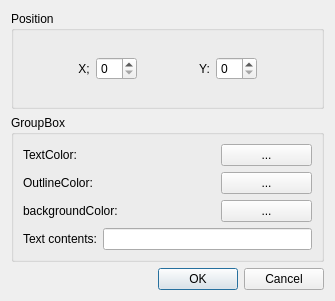
<?xml version="1.0" encoding="UTF-8"?>
<ui version="4.0">
 <class>Dialog</class>
 <widget class="QDialog" name="Dialog">
  <property name="geometry">
   <rect>
    <x>0</x>
    <y>0</y>
    <width>335</width>
    <height>301</height>
   </rect>
  </property>
  <property name="windowTitle">
   <string>Dialog</string>
  </property>
  <layout class="QVBoxLayout" name="verticalLayout_7">
   <item>
    <layout class="QVBoxLayout" name="verticalLayout_6">
     <item>
      <widget class="QGroupBox" name="groupBox">
       <property name="title">
        <string>Position</string>
       </property>
       <layout class="QHBoxLayout" name="horizontalLayout_6">
        <item>
         <spacer name="horizontalSpacer">
          <property name="orientation">
           <enum>Qt::Horizontal</enum>
          </property>
          <property name="sizeHint" stdset="0">
           <size>
            <width>37</width>
            <height>20</height>
           </size>
          </property>
         </spacer>
        </item>
        <item>
         <layout class="QHBoxLayout" name="horizontalLayout">
          <item>
           <widget class="QLabel" name="label">
            <property name="text">
             <string>X;</string>
            </property>
            <property name="alignment">
             <set>Qt::AlignCenter</set>
            </property>
           </widget>
          </item>
          <item>
           <widget class="QSpinBox" name="spinBox"/>
          </item>
         </layout>
        </item>
        <item>
         <spacer name="horizontalSpacer_2">
          <property name="orientation">
           <enum>Qt::Horizontal</enum>
          </property>
          <property name="sizeHint" stdset="0">
           <size>
            <width>38</width>
            <height>20</height>
           </size>
          </property>
         </spacer>
        </item>
        <item>
         <layout class="QHBoxLayout" name="horizontalLayout_2">
          <item>
           <widget class="QLabel" name="label_2">
            <property name="text">
             <string>Y:</string>
            </property>
            <property name="alignment">
             <set>Qt::AlignCenter</set>
            </property>
           </widget>
          </item>
          <item>
           <widget class="QSpinBox" name="spinBox_2"/>
          </item>
         </layout>
        </item>
        <item>
         <spacer name="horizontalSpacer_3">
          <property name="orientation">
           <enum>Qt::Horizontal</enum>
          </property>
          <property name="sizeHint" stdset="0">
           <size>
            <width>37</width>
            <height>20</height>
           </size>
          </property>
         </spacer>
        </item>
       </layout>
       <zorder>horizontalSpacer</zorder>
       <zorder>horizontalSpacer_2</zorder>
       <zorder>horizontalSpacer_3</zorder>
      </widget>
     </item>
     <item>
      <widget class="QGroupBox" name="groupBox_2">
       <property name="title">
        <string>GroupBox</string>
       </property>
       <layout class="QVBoxLayout" name="verticalLayout_5">
        <item>
         <layout class="QVBoxLayout" name="verticalLayout_4">
          <item>
           <layout class="QHBoxLayout" name="horizontalLayout_3">
            <item>
             <layout class="QVBoxLayout" name="verticalLayout">
              <item>
               <widget class="QLabel" name="label_3">
                <property name="text">
                 <string>TextColor:</string>
                </property>
               </widget>
              </item>
              <item>
               <widget class="QLabel" name="label_4">
                <property name="text">
                 <string>OutlineColor:</string>
                </property>
               </widget>
              </item>
              <item>
               <widget class="QLabel" name="label_5">
                <property name="text">
                 <string>backgroundColor:</string>
                </property>
               </widget>
              </item>
             </layout>
            </item>
            <item>
             <layout class="QVBoxLayout" name="verticalLayout_2">
              <item>
               <widget class="QLabel" name="label_6">
                <property name="minimumSize">
                 <size>
                  <width>71</width>
                  <height>16</height>
                 </size>
                </property>
                <property name="text">
                 <string/>
                </property>
               </widget>
              </item>
              <item>
               <widget class="QLabel" name="label_7">
                <property name="minimumSize">
                 <size>
                  <width>71</width>
                  <height>16</height>
                 </size>
                </property>
                <property name="text">
                 <string/>
                </property>
               </widget>
              </item>
              <item>
               <widget class="QLabel" name="label_8">
                <property name="minimumSize">
                 <size>
                  <width>71</width>
                  <height>16</height>
                 </size>
                </property>
                <property name="text">
                 <string/>
                </property>
               </widget>
              </item>
             </layout>
            </item>
            <item>
             <layout class="QVBoxLayout" name="verticalLayout_3">
              <item>
               <widget class="QPushButton" name="pushButton">
                <property name="text">
                 <string>...</string>
                </property>
               </widget>
              </item>
              <item>
               <widget class="QPushButton" name="pushButton_2">
                <property name="text">
                 <string>...</string>
                </property>
               </widget>
              </item>
              <item>
               <widget class="QPushButton" name="pushButton_3">
                <property name="text">
                 <string>...</string>
                </property>
               </widget>
              </item>
             </layout>
            </item>
           </layout>
          </item>
          <item>
           <layout class="QHBoxLayout" name="horizontalLayout_4">
            <item>
             <widget class="QLabel" name="label_9">
              <property name="text">
               <string>Text contents:</string>
              </property>
             </widget>
            </item>
            <item>
             <widget class="QLineEdit" name="lineEdit"/>
            </item>
           </layout>
          </item>
         </layout>
        </item>
       </layout>
      </widget>
     </item>
     <item>
      <layout class="QHBoxLayout" name="horizontalLayout_5">
       <item>
        <spacer name="horizontalSpacer_4">
         <property name="orientation">
          <enum>Qt::Horizontal</enum>
         </property>
         <property name="sizeHint" stdset="0">
          <size>
           <width>40</width>
           <height>20</height>
          </size>
         </property>
        </spacer>
       </item>
       <item>
        <widget class="QDialogButtonBox" name="buttonBox">
         <property name="locale">
          <locale language="English" country="UnitedStates"/>
         </property>
         <property name="orientation">
          <enum>Qt::Horizontal</enum>
         </property>
         <property name="standardButtons">
          <set>QDialogButtonBox::Cancel|QDialogButtonBox::Ok</set>
         </property>
        </widget>
       </item>
      </layout>
     </item>
    </layout>
   </item>
  </layout>
 </widget>
 <resources/>
 <connections>
  <connection>
   <sender>buttonBox</sender>
   <signal>accepted()</signal>
   <receiver>Dialog</receiver>
   <slot>accept()</slot>
   <hints>
    <hint type="sourcelabel">
     <x>248</x>
     <y>254</y>
    </hint>
    <hint type="destinationlabel">
     <x>157</x>
     <y>274</y>
    </hint>
   </hints>
  </connection>
  <connection>
   <sender>buttonBox</sender>
   <signal>rejected()</signal>
   <receiver>Dialog</receiver>
   <slot>reject()</slot>
   <hints>
    <hint type="sourcelabel">
     <x>316</x>
     <y>260</y>
    </hint>
    <hint type="destinationlabel">
     <x>286</x>
     <y>274</y>
    </hint>
   </hints>
  </connection>
 </connections>
</ui>
